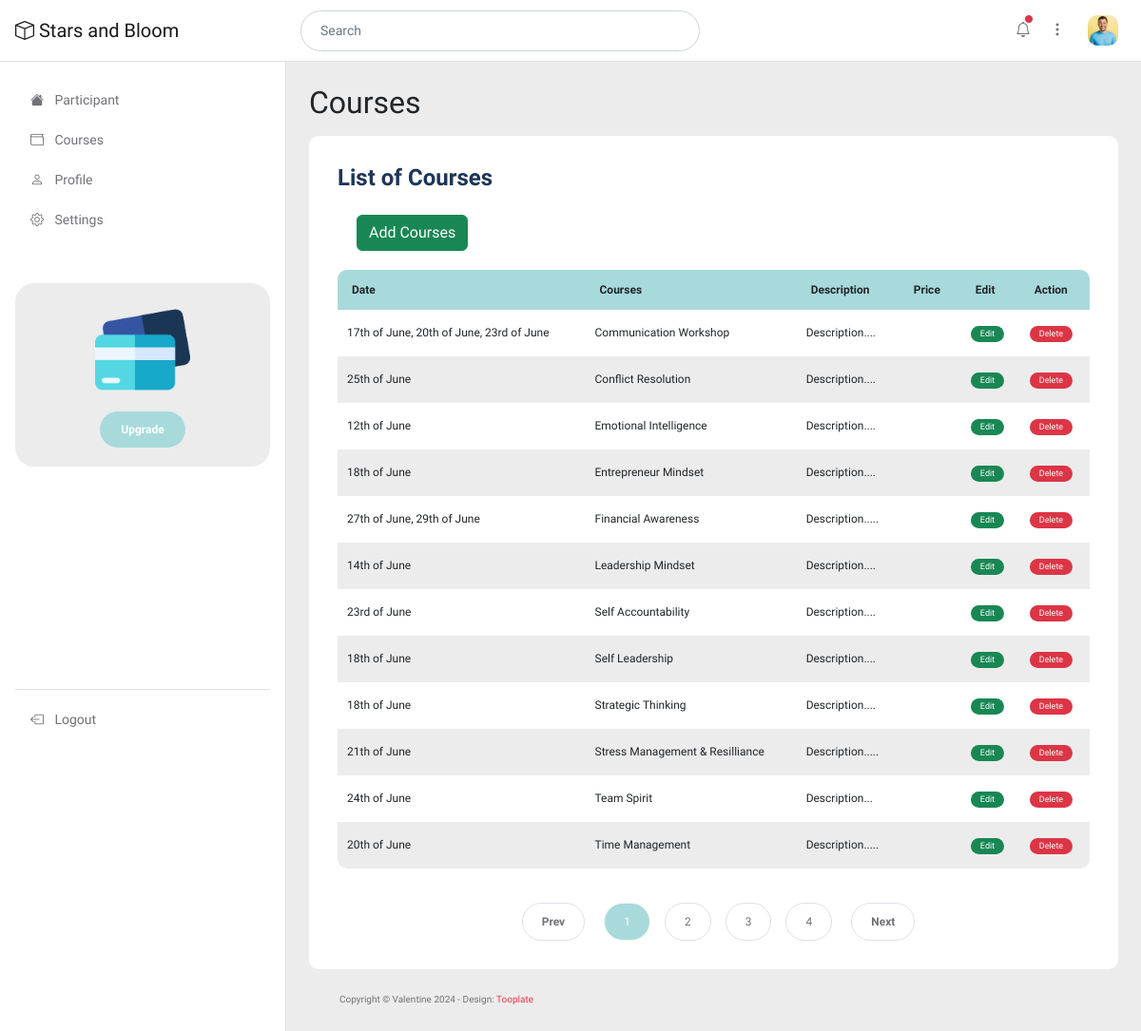
Before: /admin/courses.php (signed in) with the older database file.
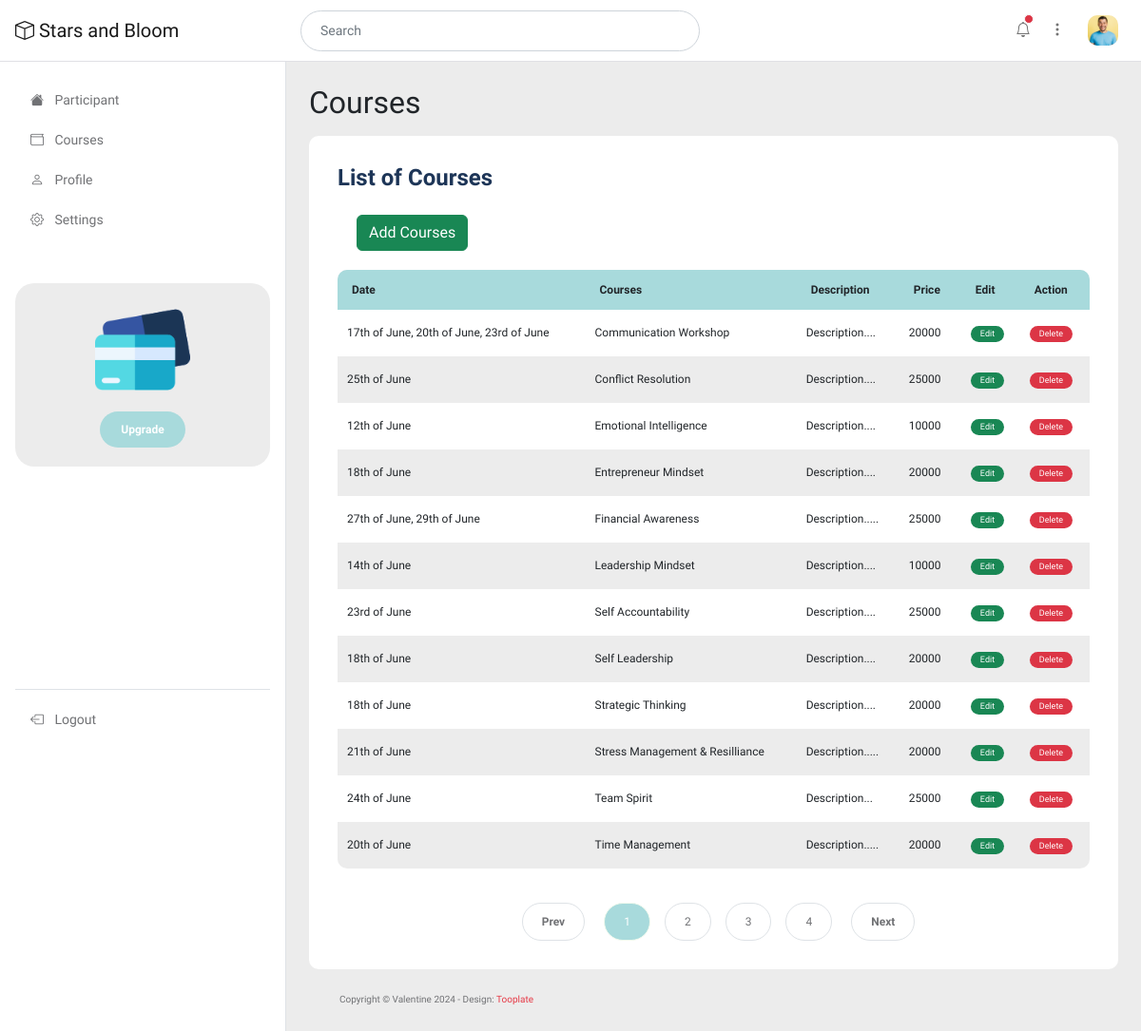
After: the same page with the newer database file.
### tables this page shows
CREATE TABLE `courses` (
  `id` int(11) NOT NULL,
  `courses` varchar(100) DEFAULT NULL,
  `description` varchar(200) DEFAULT NULL,
  `price` varchar(200) DEFAULT NULL,
  `available_dates` varchar(100) DEFAULT NULL,
  `date_created` timestamp NOT NULL DEFAULT CURRENT_TIMESTAMP
);

### admin/courses.php (the view, shortened to what the changed rows need)
<?php
include('connect.php');
?>
<!doctype html>
<html lang="en">
    <head>
        <link href="css/bootstrap.min.css" rel="stylesheet">
        <link href="css/bootstrap-icons.css" rel="stylesheet">
        <link href="css/apexcharts.css" rel="stylesheet">
        <link href="css/tooplate-mini-finance.css" rel="stylesheet">
    </head>
    <body>
        <div class="container-fluid">
            <div class="row">
                <main class="main-wrapper col-md-9 ms-sm-auto py-4 col-lg-9 px-md-4 border-start">
                    <div class="title-group mb-3">
                        <h1 class="h2 mb-0">Courses</h1>
                    </div>
                        <div class="col-lg-12 col-12">
                            <div class="custom-block bg-white">
                                <div class="table-responsive">
                                    <table class="account-table table">
                                        <thead>
                                            <tr>
                                                <th scope="col">Date</th>
                                                <th scope="col">Courses</th>
                                                <th scope="col">Description</th>
                                                <th scope="col">Price</th>
                                                <th scope="col">Edit</th>
                                                <th scope="col">Action</th>
                                            </tr>
                                        </thead>
                                        <tbody>
                                            <?php
                                                $query = "select * from courses order by courses asc";
                                                $result = mysqli_query($conn,$query);
                                                $num = mysqli_num_rows($result);
                                                for($i=0; $i<$num; $i++)
                                                {
                                                    $row = mysqli_fetch_array($result);
                                            ?>
                                            <tr>
                                                <td scope="row"><?php echo $row['available_dates']; ?></td>
                                                <td scope="row"><?php echo $row ['courses']; ?></td>
                                                <td scope="row"><?php echo $row['description'];?></td>
                                                <td scope="row"><?php echo $row['price'];?></td>
                                                <td scope="row">
                                                    <a href="edit-courses.php?id=<?= $row['id']?>"><span class="badge text-bg-success">Edit </span></a>
                                                </td>
                                                <td scope="row">
                                                    <a href="delete-courses.php?id=<?php echo $row['id'];?> &courses=<?php echo $row['courses'];?>" onclick="return confirm('Are you sure you want to delete <?php echo $row['courses'];?>?');"><span class="badge text-bg-danger">
                                                        Delete
                                                    </span>
                                                    </a>
                                                </td>
                                            </tr>
                                                 <?php } ?>
                                           </tbody>
                                    </table>
                                </div>
                            </div>
                        </div>
                </main>
            </div>
        </div>
    </body>
</html>

Changed rows visible on the page:
changed courses "17th of June, 20th of June, 23rd of June": price (not shown) → "20000"
changed courses "25th of June": price (not shown) → "25000"
changed courses "12th of June": price (not shown) → "10000"
changed courses "Entrepreneur Mindset": price (not shown) → "20000"
changed courses "27th of June, 29th of June": price (not shown) → "25000"
changed courses "14th of June": price (not shown) → "10000"
changed courses "23rd of June": price (not shown) → "25000"
changed courses "Self Leadership": price (not shown) → "20000"
changed courses "Strategic Thinking": price (not shown) → "20000"
changed courses "21th of June": price (not shown) → "20000"
changed courses "24th of June": price (not shown) → "25000"
changed courses "20th of June": price (not shown) → "20000"
